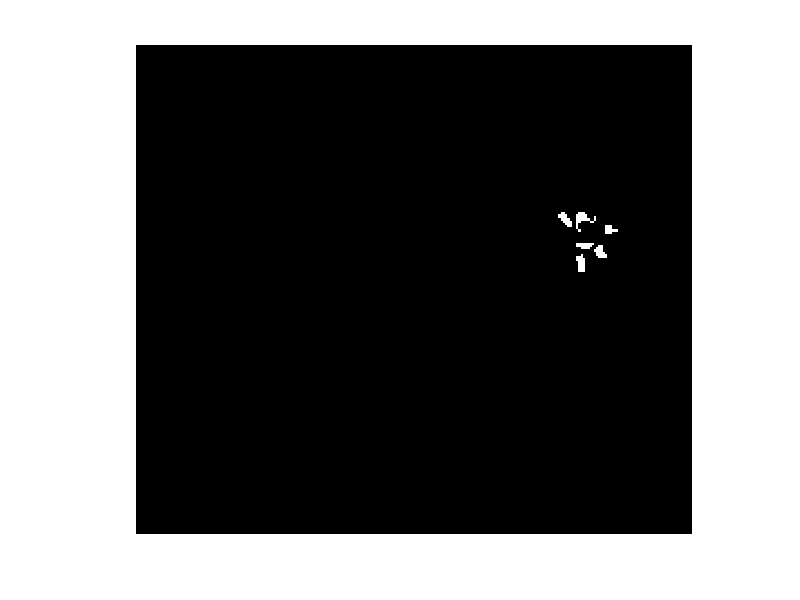

Recreate this plot in MATLAB.
pkg load image;
load('megaman.mat');
  for i = 1:100
  image=RGB{i};
  hsv=rgb2hsv(image);
  hm=hsv(:,:,1);
  vm=hsv(:,:,3);
  f=280/360;
  h=ones(10)*f;
  s=ones(10);
  v=ones(10);
  hsv2(1:10,1:10,1)=h;
  hsv2(1:10,1:10,2)=s;
  hsv2(1:10,1:10,3)=v;
  rgb=hsv2rgb(hsv2);

  azul=hm>=(180/360) & hm<=(280/360) & (vm>.8);
  azul=imclose(azul,ones(2));

  sx = sum(azul);
  sy = sum(azul');
  [~,mx]=max(sx);
  [~,my]=max(sy);
  
  disp(mx);
  disp(my);
  imshow(azul,[]);
 
 end
  
  
